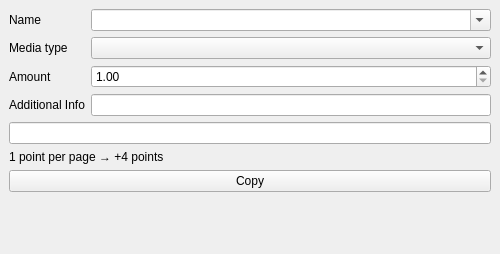
<?xml version="1.0" encoding="UTF-8"?>
<ui version="4.0">
 <class>MainWindow</class>
 <widget class="QMainWindow" name="MainWindow">
  <property name="geometry">
   <rect>
    <x>0</x>
    <y>0</y>
    <width>500</width>
    <height>254</height>
   </rect>
  </property>
  <property name="windowTitle">
   <string>FJT</string>
  </property>
  <property name="windowIcon">
   <iconset>
    <normaloff>:/icons/icon.png</normaloff>:/icons/icon.png</iconset>
  </property>
  <widget class="QWidget" name="centralwidget">
   <layout class="QGridLayout" name="gridLayout">
    <item row="11" column="0" colspan="2">
     <widget class="QPushButton" name="push_button_copy">
      <property name="text">
       <string>Copy</string>
      </property>
     </widget>
    </item>
    <item row="3" column="1">
     <widget class="QComboBox" name="combo_box_media_type"/>
    </item>
    <item row="12" column="0" colspan="2">
     <spacer name="verticalSpacer">
      <property name="orientation">
       <enum>Qt::Vertical</enum>
      </property>
      <property name="sizeHint" stdset="0">
       <size>
        <width>20</width>
        <height>40</height>
       </size>
      </property>
     </spacer>
    </item>
    <item row="5" column="0">
     <widget class="QLabel" name="label">
      <property name="text">
       <string>Amount</string>
      </property>
     </widget>
    </item>
    <item row="6" column="0">
     <widget class="QLabel" name="label_2">
      <property name="text">
       <string>Additional Info</string>
      </property>
     </widget>
    </item>
    <item row="6" column="1">
     <widget class="QLineEdit" name="line_edit_additional"/>
    </item>
    <item row="3" column="0">
     <widget class="QLabel" name="label_media_type">
      <property name="text">
       <string>Media type</string>
      </property>
     </widget>
    </item>
    <item row="5" column="1">
     <widget class="QDoubleSpinBox" name="double_spin_box_amount">
      <property name="minimum">
       <double>1.000000000000000</double>
      </property>
      <property name="maximum">
       <double>100000.000000000000000</double>
      </property>
      <property name="value">
       <double>1.000000000000000</double>
      </property>
     </widget>
    </item>
    <item row="8" column="0" colspan="2">
     <widget class="QLineEdit" name="line_edit_log">
      <property name="readOnly">
       <bool>true</bool>
      </property>
     </widget>
    </item>
    <item row="9" column="0" colspan="2">
     <widget class="QLabel" name="label_result">
      <property name="text">
       <string>1 point per page → +4 points</string>
      </property>
     </widget>
    </item>
    <item row="2" column="1">
     <widget class="QComboBox" name="combo_box_name">
      <property name="editable">
       <bool>true</bool>
      </property>
     </widget>
    </item>
    <item row="2" column="0">
     <widget class="QLabel" name="label_name">
      <property name="text">
       <string>Name</string>
      </property>
     </widget>
    </item>
   </layout>
  </widget>
 </widget>
 <resources/>
 <connections/>
</ui>
